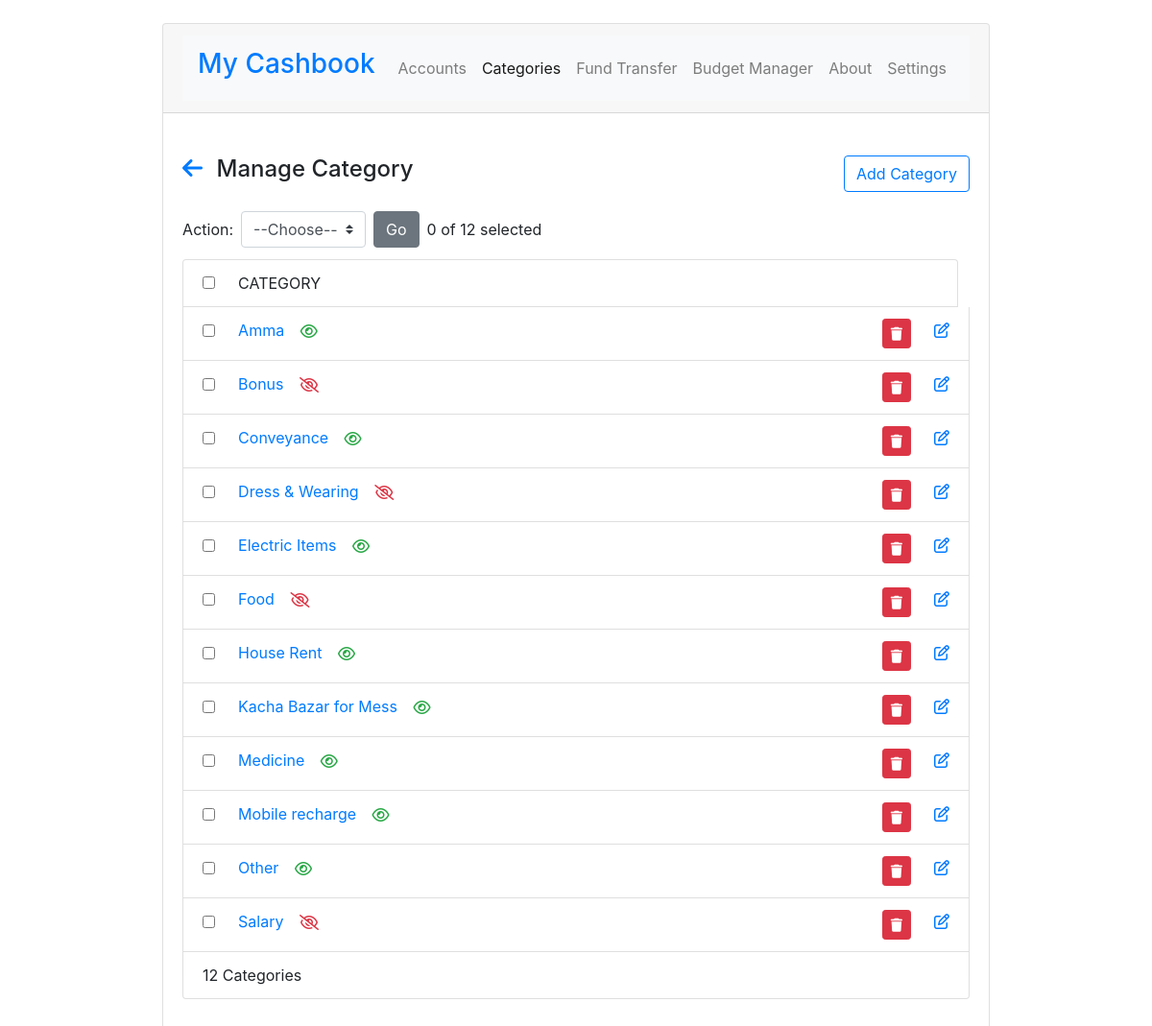
Page /cashbook/category/ on the earlier database version.
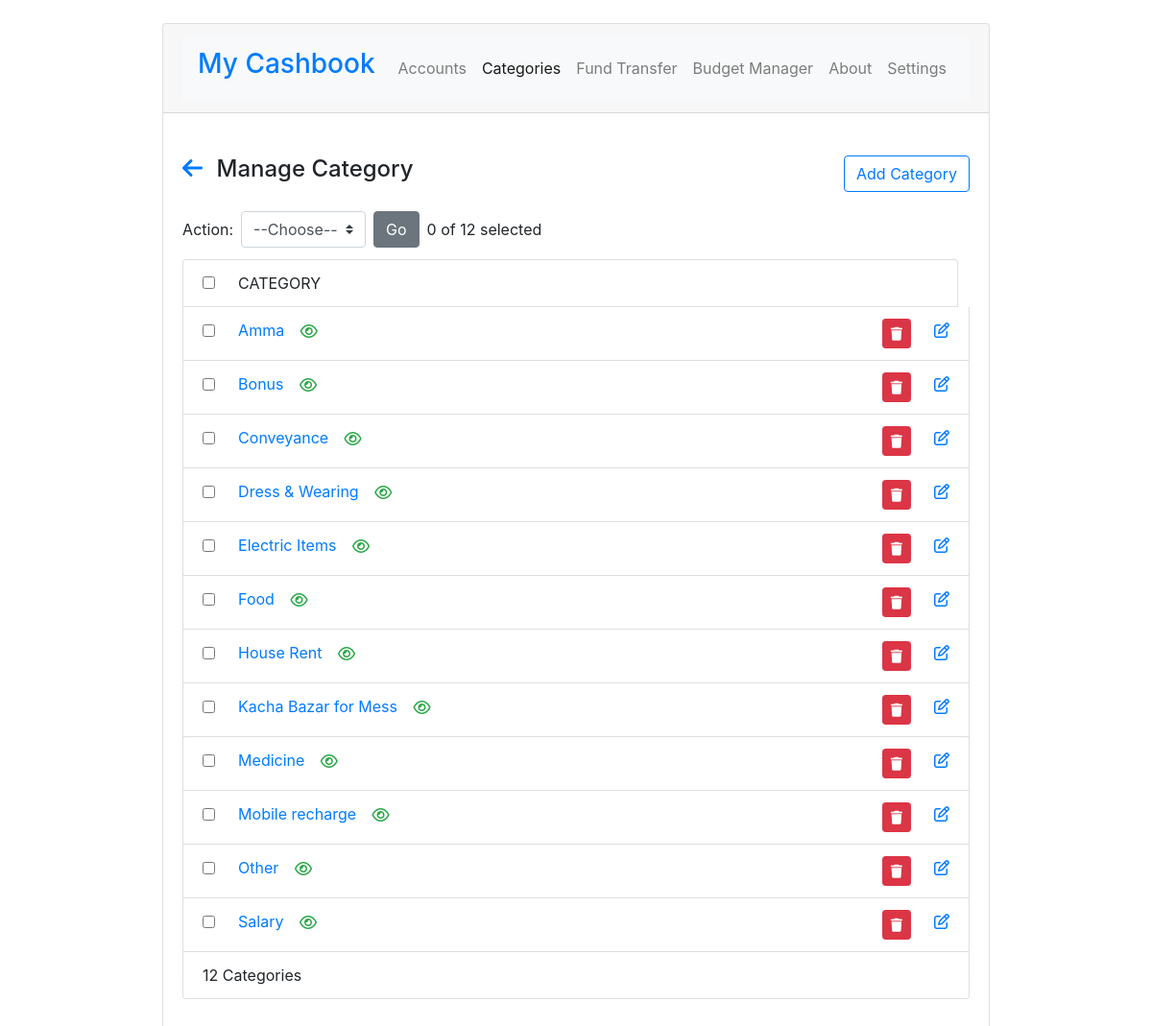
Same page on the later database version.
### cashbook/models.py (models this page shows, shortened)
class Category(models.Model):
    name = models.CharField(max_length=20)
    is_active = models.BooleanField(default=True)

### cashbook/views.py (the view)
# urls.py: path('category/', views.manage_category, name='manage_category'),
def manage_category(request):
    categories = Category.objects.order_by("name")
    total_categories = categories.count()
    context = {
        'categories'    : categories,
        'total_categories' : total_categories
    }
    return render(request, 'cashbook/category/manage_category.html', context)

### cashbook/templates/cashbook/category/manage_category.html (shortened to what this page needs)
{% extends "cashbook/base.html" %}
{% block content %}
<div class="card-body">
    <div class="d-flex justify-content-between mt-4">
        <h4 ><a href="{% url 'cashbook:index' %}" type="button" class="mr-2"> <i class="fa fa-arrow-left"></i> </a> Manage Category</h4>
        <a href="{% url 'cashbook:add_category' %}" class="btn btn-outline-primary">Add Category</a>
    </div>
    <form class="form-inline mt-3">
        <label class="my-1 mr-2" for="inlineFormCustomSelectPref">Action: </label>
        <select class="custom-select my-1 mr-sm-2" id="inlineFormCustomSelectPref">
          <option selected>--Choose--</option>
        </select>
        <button type="submit" class="btn btn-secondary my-1 mr-2">Go</button>
        <span>0 of {{ total_categories }} selected</span>
      </form>
    <ul class="list-group mt-2">
        <li class="list-group-item form-check form-check-inline">
            <div class="form-check form-check-inline">
                <input class="form-check-input mr-4" type="checkbox" id="inlineCheckbox1" value="option1">
                <label class="form-check-label text-uppercase" for="inlineCheckbox1">Category</label>
            </div>
        </li>
        {% for category in categories %}
        <li class="list-group-item ">
            <div class="form-check form-check-inline">
                <input class="form-check-input mr-4" type="checkbox" id="inlineCheckbox1" value="option1">
                <label class="form-check-label" for="inlineCheckbox1">
                    <a href="{% url 'cashbook:edit_category' category.id %}" class="text-decoration-none">{{ category.name }}</a>
                </label>
            </div>
            <a href="{% url 'cashbook:edit_category' category.id %}" class="text-decoration-none   d-inline">
                {% if category.is_active %}
                <i class=" text-success fa-regular fa-eye"></i>
                {% else %}
                <i class="text-danger fa-regular fa-eye-slash"></i>
                {% endif %}
            </a>
            <a href="{% url 'cashbook:edit_category' category.id %}" class="text-decoration-none  float-right d-inline">
                <i class="fa-regular fa-pen-to-square"></i>
            </a>
            <form action="{% url 'cashbook:delete_category' %}" method="post" class="float-right d-inline pr-4 delete-form">
                <button type="submit" class="btn btn-danger btn-sm delete-button"><i class="fa fa-trash"></i></button>
            </form>
        </li>
        {% endfor %}
        <li class="list-group-item"><span>{{ total_categories }} Categories </span></li>
      </ul>
</div>
{% endblock %}

Differences in the rows shown:
changed Category "Bonus": is_active False → True (drawn)
changed Category "Dress & Wearing": is_active False → True (drawn)
changed Category "Food": is_active False → True (drawn)
changed Category "Salary": is_active False → True (drawn)
